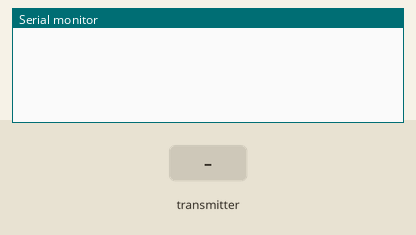
Simulated run of this sketch. Board: Arduino Uno, built with avr-gcc and run on an emulated ATmega328P. Parts: the last lines printed to the serial monitor. Inputs (shaded band) come from the test bench. No radio packets arrive unless stated.

Above: at 1.8 s.
1.9 s: the transmitter starts sending text.0 = 0
At 2.6 s:
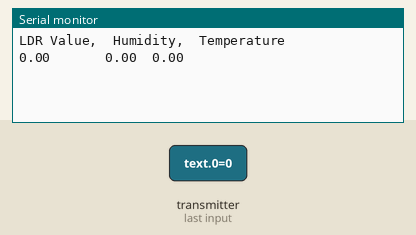
3.5 s: the transmitter starts sending text.1 = 25
At 4.8 s:
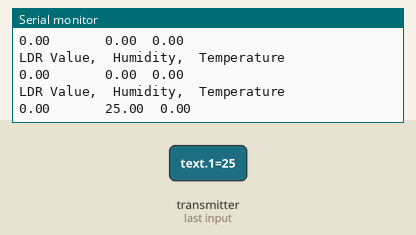
5.0 s: the transmitter starts sending text.2 = 25
At 5.8 s:
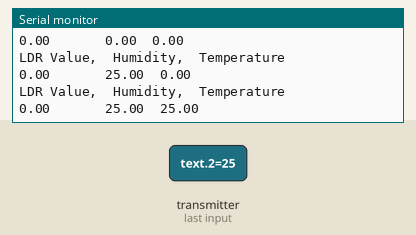
6.5 s: the transmitter starts sending text.0 = 25
At 7.8 s:
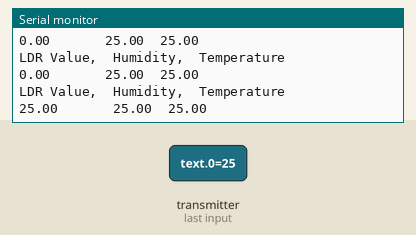
8.0 s: the transmitter starts sending text.1 = 0
At 8.9 s:
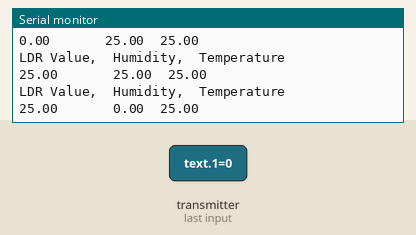
9.5 s: the transmitter starts sending text.2 = 0
At 10.8 s:
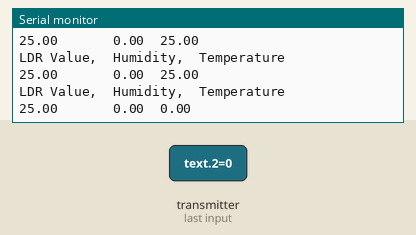

Measured:
- after the input at 1.9 s, the serial monitor: prints a new line after 0.12 s (image 1)
- after the input at 3.5 s, the serial monitor: prints a new line after 0.56 s (image 2)
- after the input at 5.0 s, the serial monitor: prints a new line after 0.06 s (image 3)
- after the input at 6.5 s, the serial monitor: prints a new line after 0.57 s (image 4)
- after the input at 8.0 s, the serial monitor: prints a new line after 0.07 s (image 5)
- after the input at 9.5 s, the serial monitor: prints a new line after 0.58 s (image 6)

The sketch:

recevienrf.ino
```cpp
#include <SPI.h>
#include <nRF24L01.h>
#include <RF24.h>
RF24 radio(9, 10); // CE, CSN
const byte address[6] = "00001";
void setup() {
  Serial.begin(9600);
  radio.begin();
  radio.openReadingPipe(0, address);
  radio.setPALevel(RF24_PA_MIN);
  radio.startListening();
}
void loop() {
  if (radio.available()) {
    float text[32];
    radio.read(&text, sizeof(text));
    Serial.print("LDR Value");Serial.print(",");Serial.print("  Humidity");Serial.print(",");Serial.println("  Temperature");
    Serial.print(text[0]);Serial.print("     \t");Serial.print(text[1]);Serial.print("\t");Serial.println(text[2]);
  }
  delay(1000);
}
```
